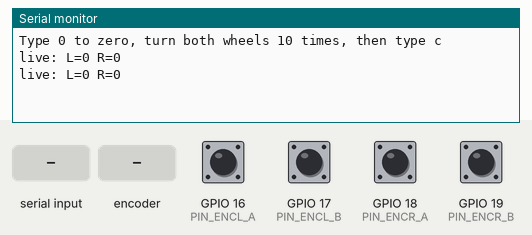
The sketch below on a simulated ESP32. On the bench: the last lines printed to the serial monitor. The test bench sets the inputs (shaded band); at power-on: GPIO 16 (PIN_ENCL_A), GPIO 17 (PIN_ENCL_B), GPIO 18 (PIN_ENCR_A), GPIO 19 (PIN_ENCR_B) HIGH.

Above: at 1.2 s.
1.3 s: "0" received over Serial
At 1.46 s:
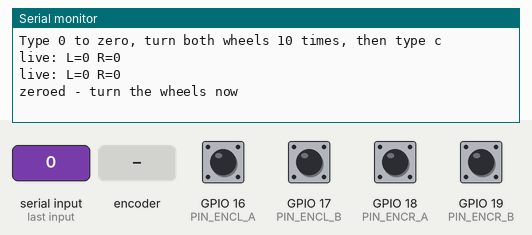
2.8 s: "c" received over Serial
At 2.96 s:
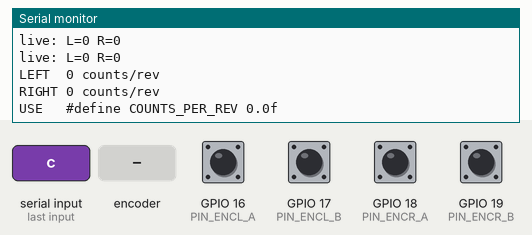
4.3 s: rotary encoder on GPIO 16 (PIN_ENCL_A) / GPIO 17 (PIN_ENCL_B) turned 1 step (first pin leading)
At 4.9 s:
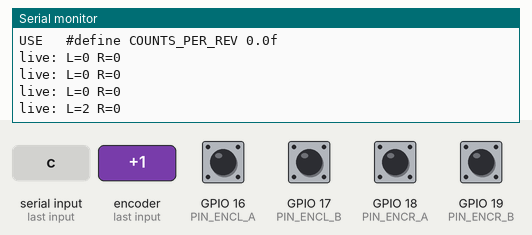
6.0 s: GPIO 18 (PIN_ENCR_A) pulled LOW for 0.15 s
At 6.4 s:
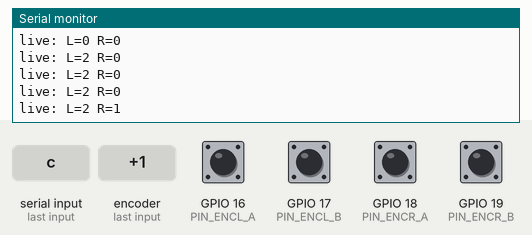
7.6 s: GPIO 19 (PIN_ENCR_B) pulled LOW for 1 s
At 8.4 s:
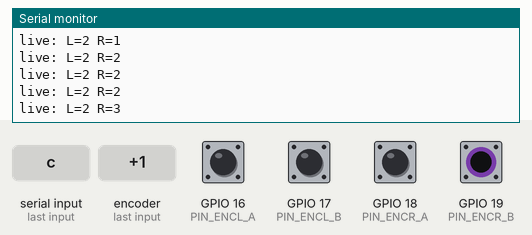
10.1 s: rotary encoder on GPIO 16 (PIN_ENCL_A) / GPIO 17 (PIN_ENCL_B) turned 1 step (first pin leading)
At 10.8 s:
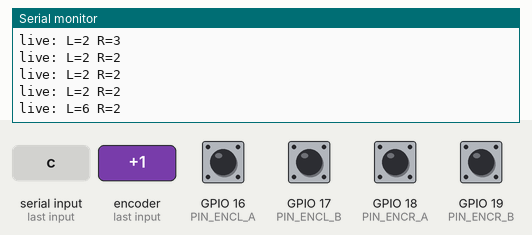
Timing chart, 0 to 12.8 s (numbered marks = the images above; inputs shaded):
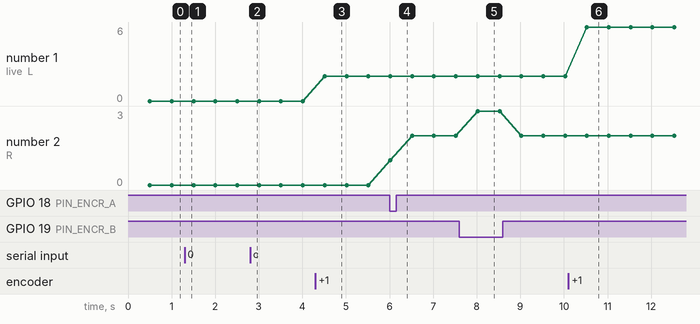

Measured:
- after the input at 1.3 s, the serial monitor: prints a new line at once (image 1)
- after the input at 2.8 s, the serial monitor: prints a new line at once (image 2)
- after the input at 4.3 s, the serial monitor: prints a new line after 0.21 s (image 3)
- after the input at 6.0 s, the serial monitor: prints a new line at once (image 4)
- after the input at 7.6 s, the serial monitor: prints a new line after 0.42 s (image 5)
- after the input at 10.1 s, the serial monitor: prints a new line after 0.43 s (image 6)
- plotted number 1: 0 → 2 after the input at 4.3 s, 2 → 6 after the input at 10.1 s

The sketch:

wheel_calibration.ino
```cpp
// CleanMate - wheel encoder calibration (type 0, turn wheels 10 times, type c)

#include <Arduino.h>

#define PIN_ENCL_A 16
#define PIN_ENCL_B 17
#define PIN_ENCR_A 18
#define PIN_ENCR_B 19
#define TURNS 10

volatile long encL = 0, encR = 0;
volatile uint8_t stL = 0, stR = 0;
const int8_t QEM[16] = {0, 1, -1, 0, -1, 0, 0, 1, 1, 0, 0, -1, 0, -1, 1, 0};

void IRAM_ATTR isrL() {
  uint8_t cur = (digitalRead(PIN_ENCL_A) << 1) | digitalRead(PIN_ENCL_B);
  encL += QEM[(stL << 2) | cur]; stL = cur;
}
void IRAM_ATTR isrR() {
  uint8_t cur = (digitalRead(PIN_ENCR_A) << 1) | digitalRead(PIN_ENCR_B);
  encR += QEM[(stR << 2) | cur]; stR = cur;
}

void setup() {
  Serial.begin(115200);
  pinMode(PIN_ENCL_A, INPUT_PULLUP); pinMode(PIN_ENCL_B, INPUT_PULLUP);
  pinMode(PIN_ENCR_A, INPUT_PULLUP); pinMode(PIN_ENCR_B, INPUT_PULLUP);
  attachInterrupt(PIN_ENCL_A, isrL, CHANGE); attachInterrupt(PIN_ENCL_B, isrL, CHANGE);
  attachInterrupt(PIN_ENCR_A, isrR, CHANGE); attachInterrupt(PIN_ENCR_B, isrR, CHANGE);
  Serial.println("Type 0 to zero, turn both wheels 10 times, then type c");
}

void loop() {
  if (Serial.available()) {
    char c = Serial.read();
    if (c == '0') { encL = 0; encR = 0; Serial.println("zeroed - turn the wheels now"); }
    if (c == 'c') {
      float l = labs(encL) / (float)TURNS, r = labs(encR) / (float)TURNS;
      Serial.printf("LEFT  %.0f counts/rev\nRIGHT %.0f counts/rev\nUSE   #define COUNTS_PER_REV %.0f.0f\n", l, r, (l + r) / 2);
    }
  }
  static uint32_t t = 0;
  if (millis() - t > 500) { t = millis(); Serial.printf("live: L=%ld R=%ld\n", labs(encL), labs(encR)); }
}
```
